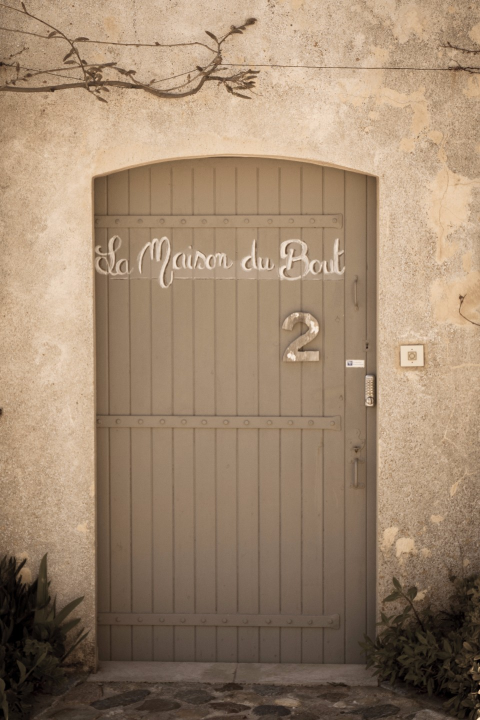
#> input picture images/door-empty.jpg, 960 x 1440 px (shown at 1/2 size)
$ python make_synthetic.py
#> lines starting #> are read from the running program, lines starting #| are printed output that depends on the picture
"""產生 images_h2o.py 用的合成圖：門慢慢打開的三格畫面、拼圖。

官網 https://docs.typesafe.ai/images 的 State（frames 歷史）和 Criteria（Noul 用圖定義「組裝正確」）
兩段需要的圖網路上找不到 CC0 的現成照片，所以從 repo 裡已有的照片做出來：

  door-frame-{1,2,3}.jpg       door-empty.jpg 的門往內打開 0°、40°、75°（門鉸在左邊）
  door-still-{1,2,3}.jpg       同一扇門三格都關著，只有亮度差一點點（模擬相機曝光）
  puzzle-assembled.jpg         box/kitchen.jpg 切成 3 x 3 拼好（Noul criteria 的範例圖）
  puzzle-done.jpg              同一幅拼圖拼好，換底板顏色、轉 1.5 度（另一張照片）
  puzzle-broken.jpg            中間那塊不見、左上和右下對調

用法（在 repo 根目錄）：
    python images/make_synthetic.py
"""

from pathlib import Path

from PIL import Image, ImageDraw, ImageEnhance, ImageFilter

HERE = Path(__file__).resolve().parent
BOX = HERE.parent / "box"

# ---- 門 ----
# door-empty.jpg（960 x 1440）裡門洞的位置：左右 190 ~ 752，底 1325，拱頂中間 315、兩側 352
X0, X1, BOTTOM = 190, 752, 1325
ARCH_SIDE, ARCH_TOP = 352, 315


def arch_y(x: float) -> float:
    """拱形上緣在 x 的高度（橢圓弧）。"""
    half = (X1 - X0) / 2
    t = min(1.0, abs(x - (X0 + half)) / half)
    return ARCH_SIDE - (ARCH_SIDE - ARCH_TOP) * (1 - t * t) ** 0.5


def doorway() -> list[tuple[float, float]]:
    """門洞的多邊形：拱形上緣加長方形。"""
    top = [(x, arch_y(x)) for x in range(X0, X1 + 1, 4)]
    return top + [(X1, BOTTOM), (X0, BOTTOM)]


def perspective_coeffs(dst, src):
    """Image.transform(PERSPECTIVE) 的 8 個係數：輸出的四點 dst 對到輸入的四點 src。"""
    rows, rhs = [], []
    for (x, y), (u, v) in zip(dst, src, strict=True):
        rows.append([x, y, 1, 0, 0, 0, -u * x, -u * y])
        rows.append([0, 0, 0, x, y, 1, -v * x, -v * y])
        rhs += [u, v]
    # 8 x 8 高斯消去，不想為了這個裝 numpy
    m = [r + [b] for r, b in zip(rows, rhs, strict=True)]
    for i in range(8):
        p = max(range(i, 8), key=lambda r: abs(m[r][i]))
        m[i], m[p] = m[p], m[i]
        for r in range(8):
            if r != i:
                f = m[r][i] / m[i][i]
                m[r] = [a - f * b for a, b in zip(m[r], m[i], strict=True)]
    return [m[i][8] / m[i][i] for i in range(8)]


def open_door(base: Image.Image, degrees: float) -> Image.Image:
    """門鉸在左邊、往屋內轉 degrees 度：右邊那一側往後退，看起來變窄變矮，露出裡面的暗處。"""
    import math

    if degrees == 0:
        return base.copy()
    theta = math.radians(degrees)
    width, height = X1 - X0, BOTTOM - ARCH_TOP
    cx, cy = base.width / 2, 800  # 消失點：畫面中間、大約門把的高度
    scale = 1 / (1 + 0.45 * math.sin(theta))  # 越往後越小
    free_x = cx + (X0 + width * math.cos(theta) - cx) * scale

    # 門板（含拱形）做成 RGBA，貼到透視後的四邊形上
    panel = base.crop((X0, ARCH_TOP, X1, BOTTOM)).convert("RGBA")
    mask = Image.new("L", panel.size, 0)
    ImageDraw.Draw(mask).polygon(
        [(x - X0, y - ARCH_TOP) for x, y in doorway()], fill=255
    )
    panel.putalpha(mask)
    panel = ImageEnhance.Brightness(panel).enhance(1 - 0.3 * math.sin(theta))

    dst = [
        (X0, ARCH_TOP),
        (free_x, cy + (ARCH_TOP - cy) * scale),
        (free_x, cy + (BOTTOM - cy) * scale),
        (X0, BOTTOM),
    ]
    src = [(0, 0), (width, 0), (width, height), (0, height)]
    warped = panel.transform(
        base.size,
        Image.Transform.PERSPECTIVE,
        perspective_coeffs(dst, src),
        Image.Resampling.BICUBIC,
    )

    # 門洞裡面：上暗下亮一點（地板），再把門板疊上去
    out = base.convert("RGB")
    inside = Image.new("RGB", base.size)
    pen = ImageDraw.Draw(inside)
    for y in range(base.height):
        t = max(0.0, min(1.0, (y - ARCH_TOP) / (BOTTOM - ARCH_TOP)))
        shade = int(22 + 38 * t * t)
        pen.line([(0, y), (base.width, y)], fill=(shade + 6, shade + 2, shade))
    hole = Image.new("L", base.size, 0)
    ImageDraw.Draw(hole).polygon(doorway(), fill=255)
    out.paste(inside, (0, 0), hole.filter(ImageFilter.GaussianBlur(1)))
    out.paste(warped, (0, 0), warped)
    # 門板的厚度：自由端畫一條亮一點的邊
    edge = ImageDraw.Draw(out)
    edge.line([dst[1], dst[2]], fill=(150, 140, 128), width=max(2, round(7 * scale)))
    return out


def save(image: Image.Image, name: str, longest: int = 960) -> None:
    """照官網 Preparing images：最長邊縮到 longest、存 baseline JPEG（quality 90）。"""
    image = image.convert("RGB")
    image.thumbnail((longest, longest))
    image.save(HERE / name, "JPEG", quality=90)
    print(f"{name:<22} {image.width} x {image.height}")


def doors() -> None:
    base = Image.open(HERE / "door-empty.jpg").convert("RGB")
#> base is the input picture: PIL image 960x1440 RGB; mean R, G, B 156.9, 133.7, 110.4
    for i, degrees in enumerate((0, 40, 75), 1):
        save(open_door(base, degrees), f"door-frame-{i}.jpg")
#> this loop made 3 passes
#> pass 1, in save, `image.save(HERE / name, "JPEG", quality=90)`:
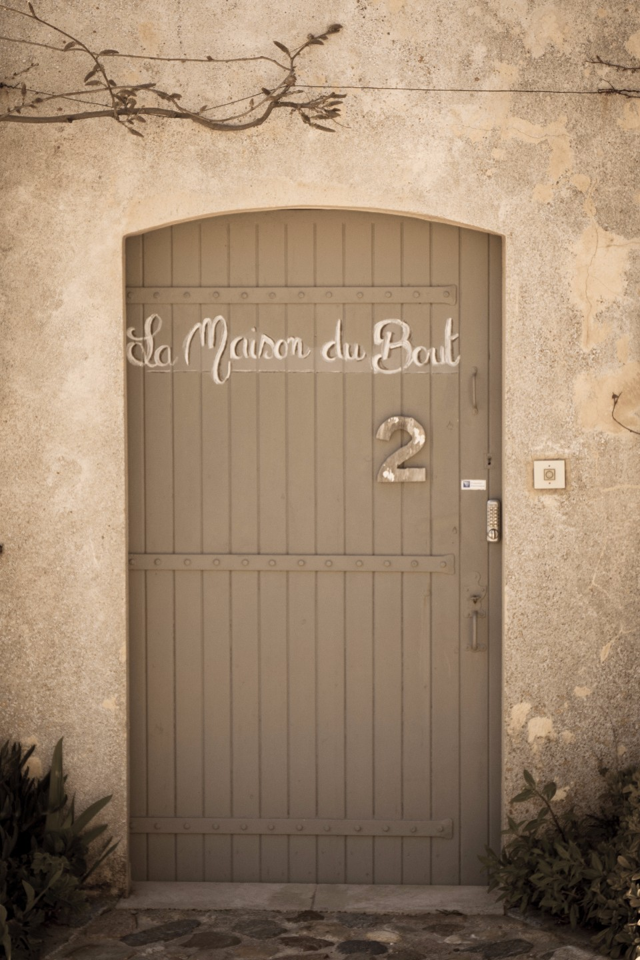
#> saved as door-frame-1.jpg: PIL image 640x960 RGB; mean R, G, B 156.9, 133.7, 110.4
#> pass 2, in open_door (call 2), `panel = base.crop((X0, ARCH_TOP, X1, BOTTOM)).convert("RGBA")`:
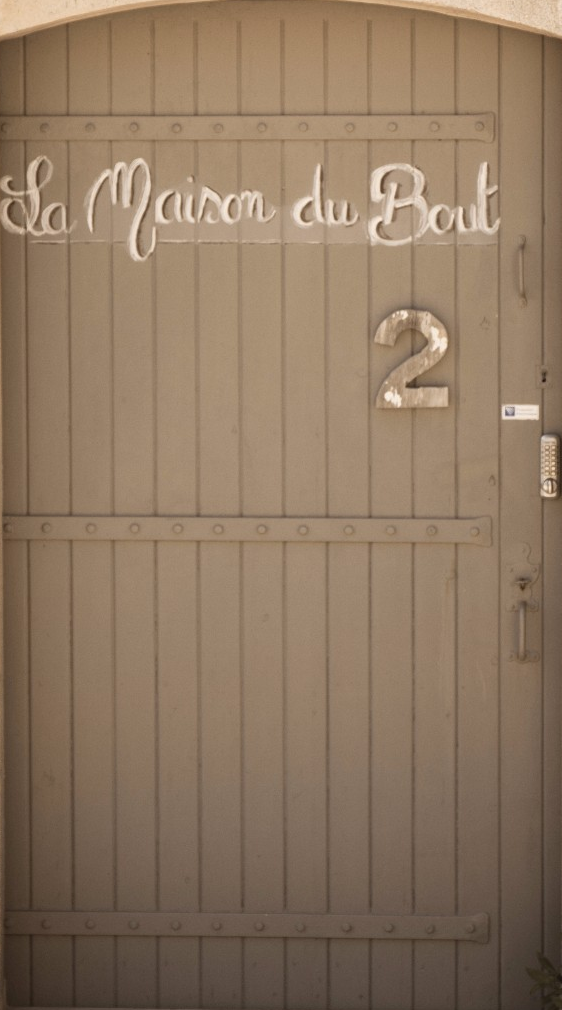
#> panel: PIL image 562x1010 RGBA; mean R, G, B, A 141.6, 119.1, 97, 255
#> pass 2, in open_door (call 2), `panel = ImageEnhance.Brightness(panel).enhance(1 - 0.3 * math.sin(thet..`:
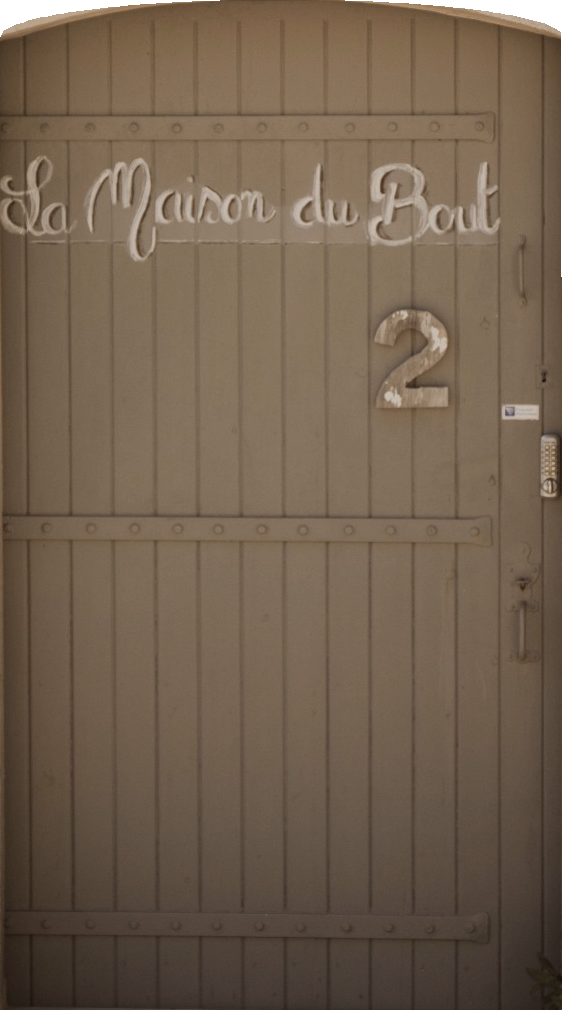
#> panel: PIL image 562x1010 RGBA; mean R, G, B, A 113.8, 95.6, 77.8, 253; transparent parts drawn white
    for i, brightness in enumerate((0.97, 0.99, 1.02), 1):
        save(ImageEnhance.Brightness(base).enhance(brightness), f"door-still-{i}.jpg")


# ---- 拼圖 ----


def puzzle(
    tiles: dict[tuple[int, int], tuple[int, int] | None],
    board: tuple[int, int, int],
    rotate: float = 0.0,
) -> Image.Image:
    """box/kitchen.jpg 切成 3 x 3，tiles[(列, 行)] = 放哪一塊原圖（None 是缺一塊）。"""
#> called with board = (232, 226, 216), rotate = 0
    photo = Image.open(BOX / "kitchen.jpg").convert("RGB")
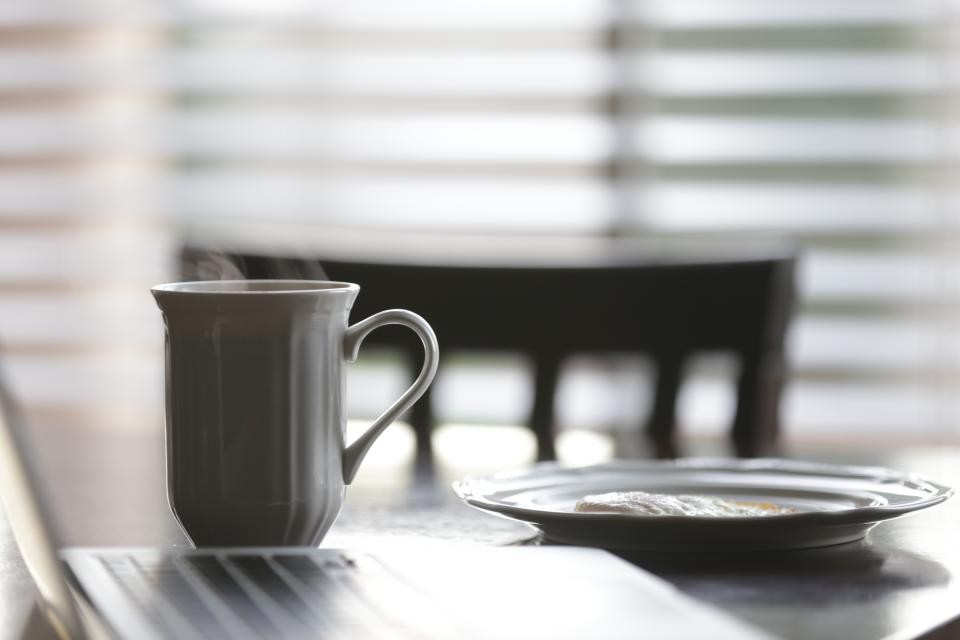
#> input picture box/kitchen.jpg, 960 x 640 px
#> photo is the input picture: PIL image 960x640 RGB; mean R, G, B 172.8, 172, 170.8
    tw, th = photo.width // 3, photo.height // 3
#> tw = 320; th = 213
    gap, margin = 8, 36
    out = Image.new(
        "RGB", (3 * tw + 2 * gap + 2 * margin, 3 * th + 2 * gap + 2 * margin), board
    )
    pen = ImageDraw.Draw(out)
    for (r, c), piece in tiles.items():
        x, y = margin + c * (tw + gap), margin + r * (th + gap)
        if piece is None:  # 空格：底板上畫一個淡淡的框
            pen.rectangle(
                (x, y, x + tw, y + th), outline=tuple(v - 25 for v in board), width=2
            )
            continue
        pr, pc = piece
        shadow = (x + 4, y + 4, x + tw + 4, y + th + 4)
        pen.rectangle(shadow, fill=tuple(max(0, v - 60) for v in board))
        out.paste(photo.crop((pc * tw, pr * th, (pc + 1) * tw, (pr + 1) * th)), (x, y))
        pen.rectangle((x, y, x + tw, y + th), outline=(60, 50, 40), width=2)
    if rotate:
        out = out.rotate(rotate, Image.Resampling.BICUBIC, expand=True, fillcolor=board)
    return out


def puzzles() -> None:
    solved = {(r, c): (r, c) for r in range(3) for c in range(3)}
    save(puzzle(solved, (232, 226, 216)), "puzzle-assembled.jpg")
#| puzzle-assembled.jpg   960 x 666
    save(puzzle(solved, (205, 214, 222), rotate=1.5), "puzzle-done.jpg")
#> call 2 of puzzle, with board = (205, 214, 222), rotate = 1.5
#> after the loop in puzzle (call 2), `for (r, c), piece in tiles.items():`:
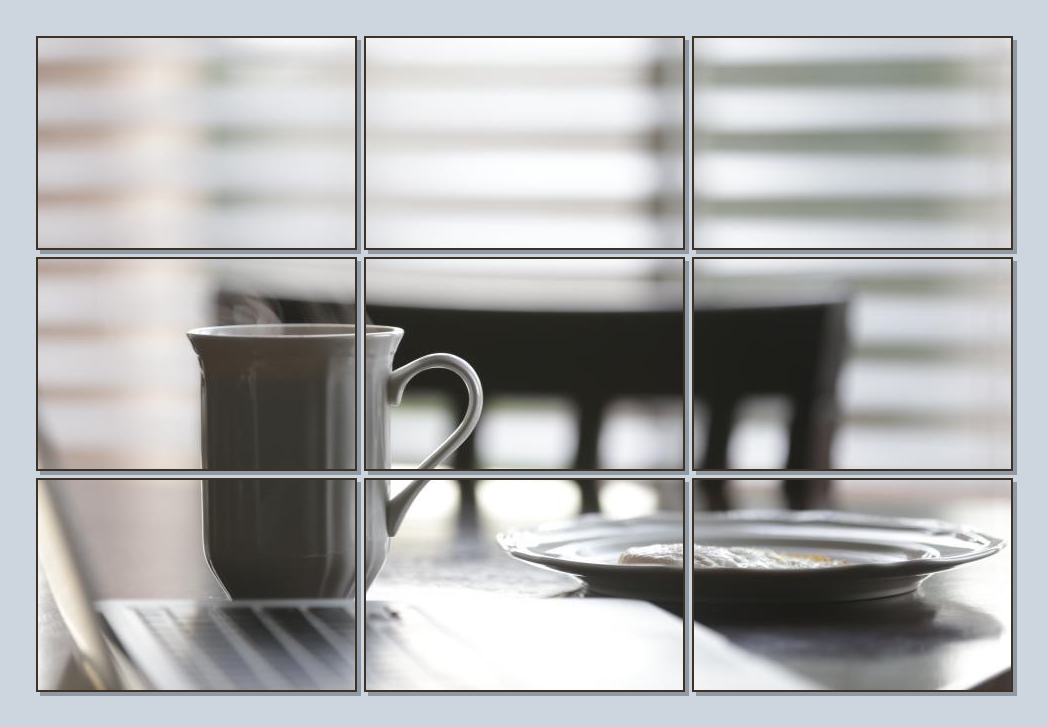
#> out: PIL image 1048x727 RGB; mean R, G, B 174.2, 175, 175.3
#| puzzle-done.jpg        960 x 679
    broken = {**solved, (1, 1): None, (0, 0): (2, 2), (2, 2): (0, 0)}
    save(puzzle(broken, (205, 214, 222), rotate=1.5), "puzzle-broken.jpg")
#> call 3 of puzzle, with board = (205, 214, 222), rotate = 1.5
#> after the loop in puzzle (call 3), `for (r, c), piece in tiles.items():`:
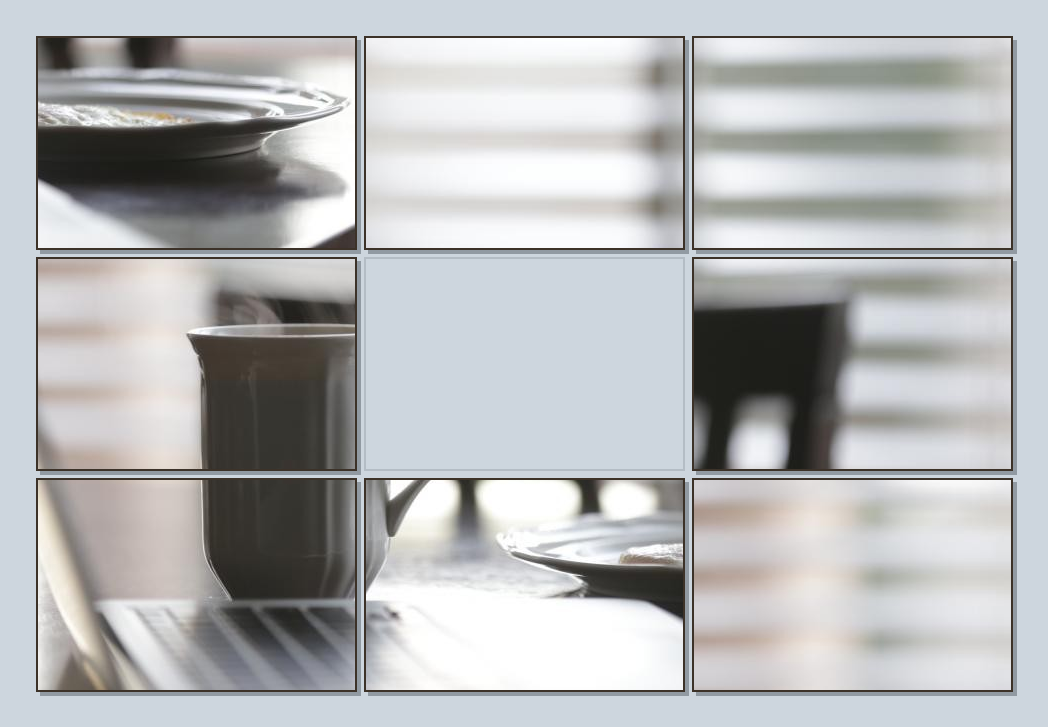
#> out: PIL image 1048x727 RGB; mean R, G, B 181.8, 183.4, 184.6
#> in puzzle (call 3), `out = out.rotate(rotate, Image.Resampling.BICUBIC, expand=True, fillco..`:
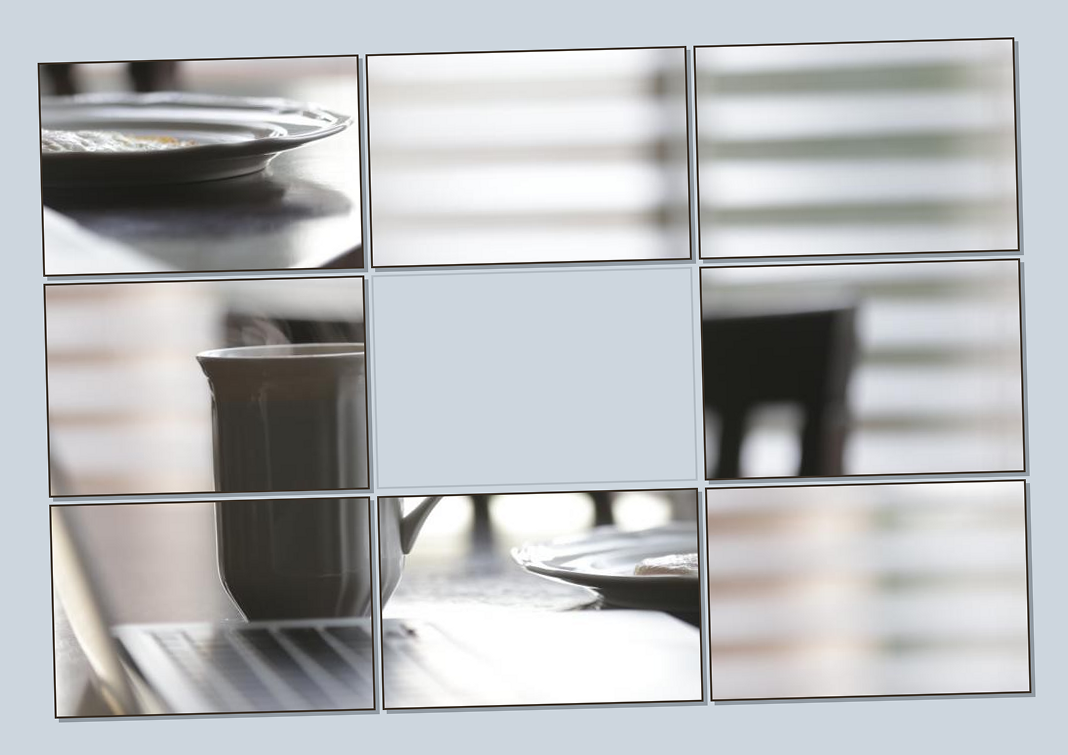
#> out: PIL image 1068x755 RGB; mean R, G, B 182.7, 184.7, 186.4
#| puzzle-broken.jpg      960 x 679


if __name__ == "__main__":
    doors()
    puzzles()
